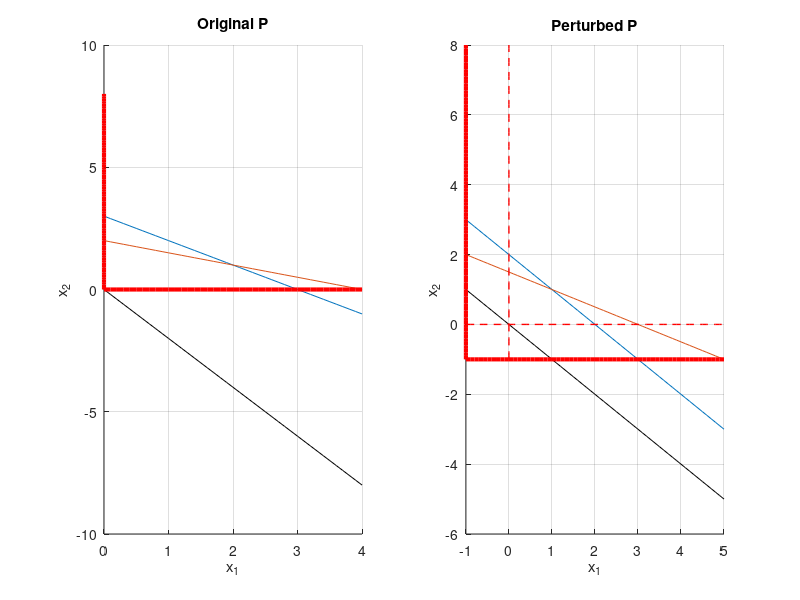

The MATLAB source for this figure:
% VERIFY2
% Original Primal:
% min 2x1+x2
% s.t. x1+x2-x3 = 3
%      x1+2x2-x4 = 4
%      xi>=0 
%      
% which is equivalent to
% min 2x1+x2
% s.t. x1+x2 >= 3
%      x1+2x2 >= 4
%      xi>=0 
%      
% Perturbed Primal
% min (2+lambda)x1 + (1+lambda)x2 + lambda*x3 + lambda*x4
% s.t. x1+x2-x3 = 3
%      x1+2x2-x4 = 4
%      xi >= -lambda
%      
% It's easy to have x3+x4 = 2x1+3x2-7. So perturbed primal is equivalent to
% min (2+3*lambda)x1 + (1+4*lambda)x2 --- slope -(2+3*lambda)/(1+4*lambda)
% s.t. x1+x2 >= 3-lambda  --- slope -1
%      x1+2x2 >= 4-lambda --- slope -1/2
%      x1 >= -lambda      --- slope 0
%      x2 >= -lambda      --- slope infinity
%      
% lambda >= 0
% 
% Potential turnig points: 
% Let -(2+3*lambda)/(1+4*lambda) = infinity >>> no sol
%     -(2+3*lambda)/(1+4*lambda) = 0 >>> no sol
%     -(2+3*lambda)/(1+4*lambda) = -1 >>> lambda = 1
%     -(2+3*lambda)/(1+4*lambda) = -1/2 >>> no sol.
%     
% So the only turning point is lambda=1

close all;
clear;

load verify2.mat;


%%%%%%%%%%%%%%%%%%%%%%
lambda = 1;
%%%%%%%%%%%%%%%%%%%%%%


subplot(1,2,1);
% plot the feasible region for the original problem
hold on;
x1 = 0:0.1:4;

x2 = 3 - x1;
plot(x1,x2);

x2 = 2 - 0.5*x1;
plot(x1,x2);

% objective
% for i=0:0.5:2
%     plot(x1,x1*(-4)/3 + i*lambda,'color','k');
% end
plot(x1,-2*x1,'color','k');
% bounds
x2 = 0 + 0*x1;
plot(x1,x2,'color', 'r', 'linewidth',3);

x1 = 0 + 0*(0:0.1:8);
plot(x1, 0:0.1:8,'color', 'r', 'linewidth',3);

grid on
hold off

title('Original P');
xlabel('x_1');
ylabel('x_2');

subplot(1,2,2);
% plot the feasible region for the perturbed problem
hold on;
x1 = -lambda:0.1:4+lambda;

x2 = 3 - lambda - x1;
plot(x1,x2);

x2 = (4-lambda)/2 - 0.5*x1;
plot(x1,x2);

% objective
% for i=0:1:10
%         plot(x1,x1*(4+lambda)/(4*lambda-3) + i,'color','k');
% end
plot(x1,-x1*(2+3*lambda)/(1+4*lambda),'color','k');
% boudns
x2 = 0 + 0*x1;
plot(x1,x2,'--r', 'linewidth',1);

x1 = 0 + 0*(-lambda:0.1:8);
plot(x1, -lambda:0.1:8,'--r', 'linewidth',1);

x1 = -lambda:0.1:4+lambda;

x2 = -lambda + 0*x1;
plot(x1,x2,'color', 'r', 'linewidth',3);

x1 = -lambda + 0*(-lambda:0.1:8);
plot(x1, -lambda:0.1:8,'color', 'r', 'linewidth',3);

grid on
hold off

title('Perturbed P');
xlabel('x_1');
ylabel('x_2');